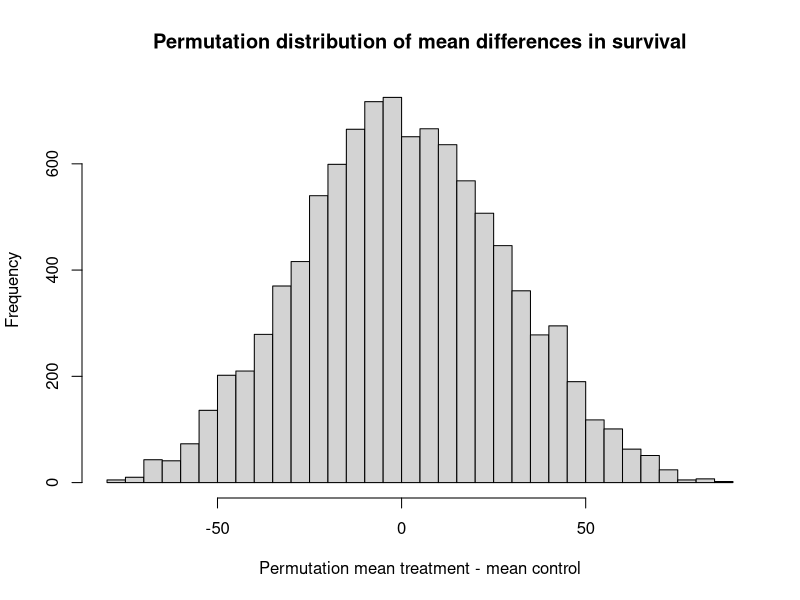

This chart was generated by the following R code:
## ---- chunk 1
# Treatment group.
treat <- c(94, 38, 23, 197, 99, 16, 141)
# control group
control <- c(52, 10, 40, 104, 51, 27, 146, 30, 46)

# Observed difference in real world.
actual_diff <- mean(treat) - mean(control)

# Set the number of trials.
n_trials <- 10000

# An empty array to store the trials.
results <- numeric(n_trials)

# U is our universe (Step 2 above)
u <- c(treat, control)

# step 5 above.
for (i in 1:n_trials) {
    # Step 3b above.
    shuffled <- sample(u)
    # Step 3b - take the first 7 values.
    fake_treat <- shuffled[1:7]
    # Step 3b - take the remaining values.
    fake_control <- shuffled[8:16]
    # Step 4.
    mt <- mean(fake_treat)
    # Step 4.
    mc <- mean(fake_control)
    # Step 4.
    diff <- mt - mc
    # Step 4.
    results[i] <- diff
}

# Step 6
hist(results, breaks=25,
    main='Permutation distribution of mean differences in survival',
    xlab='Permutation mean treatment - mean control')

# Step 6
k <- sum(results >= actual_diff)
kk <- k / n_trials
message('Proportion permutation mean difference >= actual difference: ', kk)
